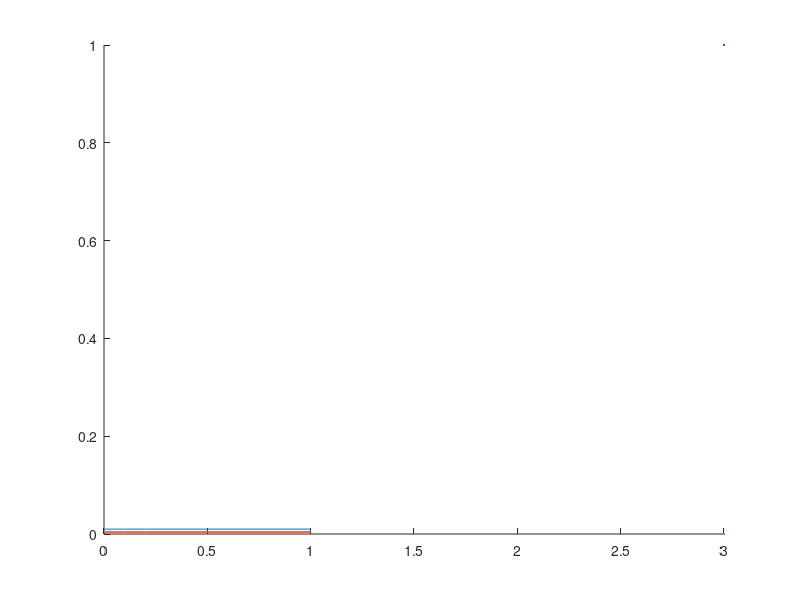

Write the MATLAB code that produced this figure. (Note: this script raises an error after producing the figure.)
close all
close
clc

% n_set = 1000:1000:40000;
% 
% range_R_e001 = 1.000001 ./ sqrt(n_set);
% range_R_e01 = 1.0000002 ./ sqrt(n_set);
% range_R_e1 = 1.0000003 ./ sqrt(n_set);
% hold on
% plot(n_set, range_R_e001,'-*',LineWidth=3,Color=[1 0 0])
% plot(n_set, range_R_e01,'-ro', LineWidth=3,Color=[1 0 1])
% plot(n_set, range_R_e1,'-g+', LineWidth=2,Color=[0 1 0])
% 
% 
% xlabel('$n$',Interpreter='latex')
% ylabel('$R$', Interpreter='latex')
% set(gca,'FontSize',24, 'FontName', 'Times New Roman');
% ax = gca;
% ax.YAxis.Exponent = -2;
% legend("$\varepsilon=0.01$", "$\varepsilon=0.1$", "$\varepsilon=1$",'FontSize',20,Location="NE",Interpreter='latex')


%% R range
n_set = [10000, 40000, 80000];
e_set = [0.001,0.002,0.005,0.01,0.02,0.05,0.1,0.2,0.5,1];

n=n_set(1);
range_R_n1k = repmat(1 ./ sqrt(n), 1, 10);
n=n_set(2);
range_R_n10k = repmat(1 ./ sqrt(n), 1, 10);
n=n_set(3);
range_R_n40k = repmat(1 ./ sqrt(n), 1, 10);
hold on;
plot(e_set,range_R_n1k,LineWidth=3,Color=[1 0 0])
plot(e_set,range_R_n10k,LineWidth=3,Color=[1 0 1])
plot(e_set,range_R_n40k,LineWidth=3,Color=[0 1 0])
xlabel('$\varepsilon$',Interpreter='latex')
ylabel('$R$',Interpreter='latex')
set(gca,'FontSize',24, 'FontName', 'Times New Roman');
ax = gca;
ax.YAxis.Exponent = -3;
legend("$n=10^4$", "$n=4\times 10^4$", "$n=8\times 10^4$",'FontSize',20,Location="NE",Interpreter='latex')

